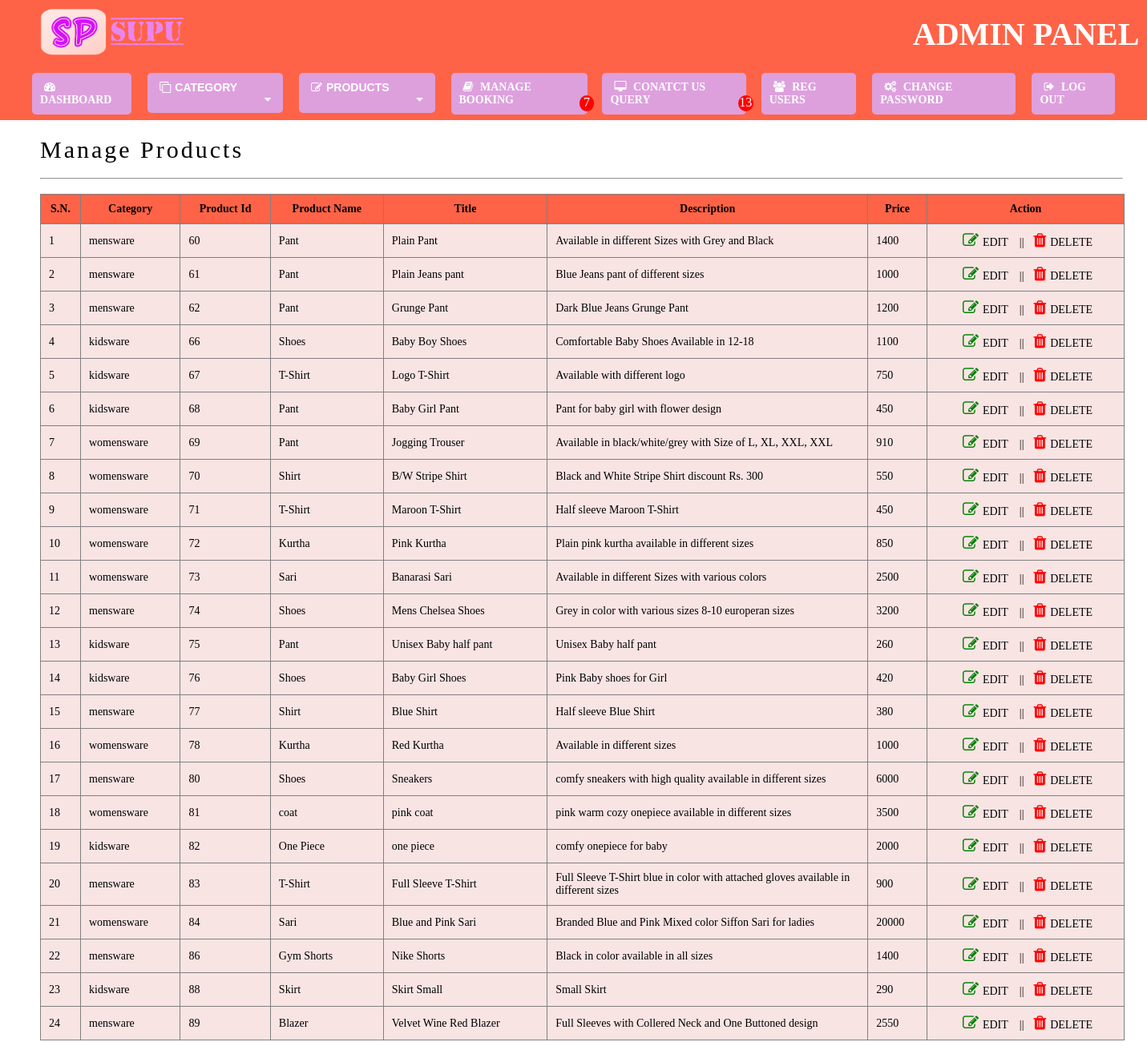
Page /admin/manageproducts.php on the committed database.
### tables this page shows
CREATE TABLE `tbl_products` (
  `productid` int(11) NOT NULL,
  `category` varchar(40) NOT NULL,
  `productname` varchar(100) NOT NULL,
  `title` varchar(60) NOT NULL,
  `description` varchar(1000) NOT NULL,
  `price` float NOT NULL,
  `img1` varchar(50) DEFAULT NULL
);

### admin/manageproducts.php (the view, shortened to what this page needs)
<!DOCTYPE html>
<head>
    <link rel="stylesheet" href="css/table.css">
    <link rel="stylesheet" href="https://cdnjs.cloudflare.com/ajax/libs/font-awesome/4.7.0/css/font-awesome.min.css">
</head>
<body>
    <?php
    include 'includes/header.php';
    ?>
    <div class="container">
        <div class="title">Manage Products</div><br>
        <hr><br>
        <table width="98%">
            <tr>
                <th style="width: 50px;">S.N.</th>
                <th>Category</th>
                <th>Product Id</th>
                <th>Product Name</th>
                <th>Title</th>
                <th style="width: 400px;">Description</th>
                <th>Price</th>
                <th>Action</th>
            </tr>
            <?php
            $sql = "SELECT * FROM tbl_products";
            $result = mysqli_query($conn, $sql);
            $count=1;
            if (mysqli_num_rows($result) > 0) {
                while ($value = mysqli_fetch_assoc($result)) {
            ?>
            <tr>
                <td><?php echo htmlentities($count); ?></td>
                <td><?php echo $value['category']; ?></td>
                <td><?php echo $value['productid']; ?></td>
                <td><?php echo $value['productname']; ?></td>
                <td><?php echo $value['title']; ?></td>
                <td><?php echo $value['description']; ?></td>
                <td><?php echo $value['price']; ?></td>
                <td style="text-align: center;"><span><a href="editproduct.php?productid=<?php echo $value['productid']; ?>&category=<?php echo $value['category'];?>">
                <i class='fa fa-edit' style='font-size:20px;color:green'></i>EDIT</a></span>&nbsp;&nbsp;&nbsp;&nbsp;||&nbsp;
                <span><a href="deleteproduct.php?productid=<?php echo  $value['productid']; ?>&category=<?php echo $value['category'];?>" onclick="confirmDelete()">
                <i class='fa fa-trash' style='font-size:20px;color:red'></i>DELETE</a></span>
                </td>
                <?php
                $count=$count+1; }
            }
            ?>
            </tr>
        </table>
    </div>
</body>
</html>

### admin/css/table.css (style rules this page uses)
* { box-sizing: border-box; margin: 0; padding: 0; }
.container { margin-left: 50px; padding-top: 20px; margin-bottom: 30px; }
hr { margin-right: 30px; }
.title { letter-spacing: 3px; font-size: 30px; }
table { table-layout: auto; border-collapse: collapse; width: "98%"; }
td, th { padding: 10px; font-size: 14px; }
th { background-color: tomato; border: solid 0.5px grey; }
td { padding: 10px; background-color: #f9e4e4; border: solid 0.5px grey; }
td a { text-decoration: none; color: black; }

### admin/css/header.css (style rules this page uses)
* { margin: 0; padding: 0; box-sizing: border-box; }
i { padding: 0px 5px; }

### rows in the picture
tbl_products: category "mensware", productid "60", productname "Pant", title "Plain Pant", description "Available in different Sizes with Grey and Black", price "1400"
tbl_products: category "mensware", productid "61", productname "Pant", title "Plain Jeans pant", description "Blue Jeans pant of different sizes", price "1000"
tbl_products: category "mensware", productid "62", productname "Pant", title "Grunge Pant", description "Dark Blue Jeans Grunge Pant", price "1200"
tbl_products: category "kidsware", productid "66", productname "Shoes", title "Baby Boy Shoes", description "Comfortable Baby Shoes Available in 12-18", price "1100"
tbl_products: category "kidsware", productid "67", productname "T-Shirt", title "Logo T-Shirt", description "Available with different logo", price "750"
tbl_products: category "kidsware", productid "68", productname "Pant", title "Baby Girl Pant", description "Pant for baby girl with flower design", price "450"
tbl_products: category "womensware", productid "69", productname "Pant", title "Jogging Trouser", description "Available in black/white/grey with Size of L, XL, XXL, XXL", price "910"
tbl_products: category "womensware", productid "70", productname "Shirt", title "B/W Stripe Shirt", description "Black and White Stripe Shirt discount Rs. 300", price "550"
tbl_products: category "womensware", productid "71", productname "T-Shirt", title "Maroon T-Shirt", description "Half sleeve Maroon T-Shirt", price "450"
tbl_products: category "womensware", productid "72", productname "Kurtha", title "Pink Kurtha", description "Plain pink kurtha available in different sizes", price "850"
tbl_products: category "womensware", productid "73", productname "Sari", title "Banarasi Sari", description "Available in different Sizes with various colors", price "2500"
tbl_products: category "mensware", productid "74", productname "Shoes", title "Mens Chelsea Shoes", description "Grey in color with various sizes 8-10 europeran sizes", price "3200"
tbl_products: category "kidsware", productid "75", productname "Pant", title "Unisex Baby half pant", description "Unisex Baby half pant", price "260"
tbl_products: category "kidsware", productid "76", productname "Shoes", title "Baby Girl Shoes", description "Pink Baby shoes for Girl", price "420"
tbl_products: category "mensware", productid "77", productname "Shirt", title "Blue Shirt", description "Half sleeve Blue Shirt", price "380"
tbl_products: category "womensware", productid "78", productname "Kurtha", title "Red Kurtha", description "Available in different sizes", price "1000"
tbl_products: category "mensware", productid "80", productname "Shoes", title "Sneakers", description "comfy sneakers with high quality available in different sizes", price "6000"
tbl_products: category "womensware", productid "81", productname "coat", title "pink coat", description "pink warm cozy onepiece available in different sizes", price "3500"
tbl_products: category "kidsware", productid "82", productname "One Piece", title "one piece", description "comfy onepiece for baby", price "2000"
tbl_products: category "mensware", productid "83", productname "T-Shirt", title "Full Sleeve T-Shirt", description "Full Sleeve T-Shirt blue in color with attached gloves available in different sizes", price "900"
tbl_products: category "womensware", productid "84", productname "Sari", title "Blue and Pink Sari", description "Branded Blue and Pink Mixed color Siffon Sari for ladies", price "20000"
tbl_products: category "mensware", productid "86", productname "Gym Shorts", title "Nike Shorts", description "Black in color available in all sizes", price "1400"
tbl_products: category "kidsware", productid "88", productname "Skirt", title "Skirt Small", description "Small Skirt", price "290"
tbl_products: category "mensware", productid "89", productname "Blazer", title "Velvet Wine Red Blazer", description "Full Sleeves with Collered Neck and One Buttoned design", price "2550"

### other values in the picture
$data['total'] "7"
$data['total'] "13"
